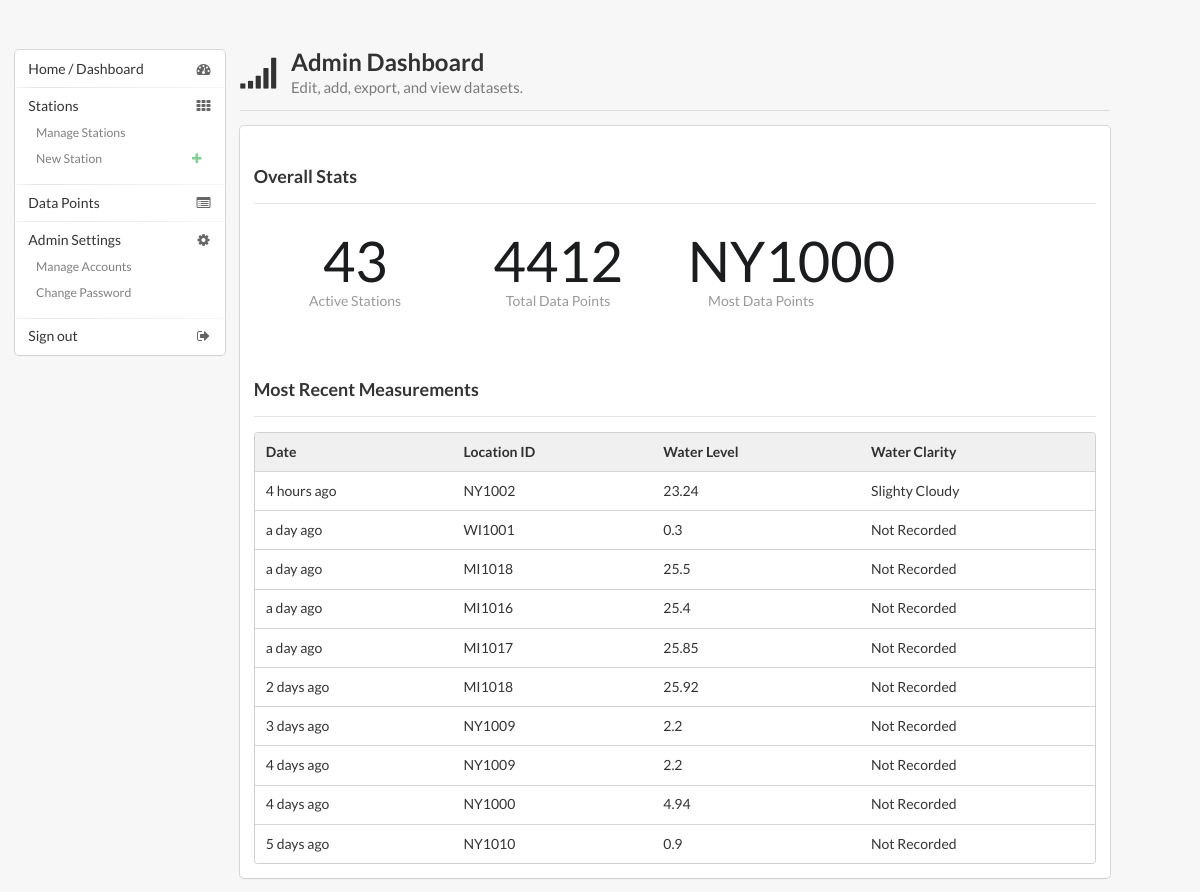
The page /admin (signed in) on the database its author committed.
### app/models/station.py (models this page shows, shortened)
class Station(db.Model):
    __tablename__ = 'stations'
    id = db.Column(db.Integer, primary_key=True)
    state = db.Column(db.String(80), unique=True)
    id_number = db.Column(db.Integer)
    name = db.Column(db.String(160), unique=True)
    long_name = db.Column(db.String(160))
    latitude = db.Column(db.Float)
    longitude = db.Column(db.Float)
    online = db.Column(db.Boolean, default=True)
    data_points = relationship("Data", backref='stations', lazy="joined")

### app/models/data.py (models this page shows, shortened)
class Data(db.Model):
    id = db.Column(db.Integer, primary_key=True)
    station_id = db.Column(db.Integer, db.ForeignKey('stations.id'))
    water_level = db.Column(db.Float)
    water_clarity = db.Column(db.Integer)
    image = db.Column(db.String)
    created_at = db.Column(ArrowType, default=arrow.now)

### app/__init__.py (the view)
@app.route('/admin')
@login_required
def admin_home():
    active_stations = Station.query.filter_by(online=True).count()
    data_points_count = Data.query.count()
    most_active = Station.query.filter(or_(and_(func.length(Station.data_points) > 0))).first()
    data_points = Data.query.order_by(Data.created_at.desc()).limit(10)
    return render_template("admin_home.jinja", active_stations=active_stations,
                           total_data_count=data_points_count,
                           most_data=most_active.name,
                           data_points=data_points)

### app/__init__.py (called while the page is built)
def humanize_arrow(stamp):
    t = arrow.get(stamp)
    return t.humanize()

def water_color(color):
    w = WaterColor(color)
    return w.get_color()

def get_station(id):
    return Station.query.get(id)

@login_manager.user_loader
def load_user(id):
    return User.query.get(id)

### app/lib/water_color.py (called while the page is built)
    def get_color(self):
        return self.current_color

### app/templates/admin_home.jinja (shortened to what this page needs)
{% extends "layout.jinja" %}
{% block title_icon %}wifi icon{% endblock %}
{% block page_title %}Admin Dashboard{% endblock %}
{% block sub_title %}Edit, add, export, and view datasets.{% endblock %}
{% block content %}
    {{ super() }}
    <div class="ui segment">
        <h3>Overall Stats</h3>
        <div class="ui divider"></div>
        <div class="ui statistics grid">
            <div class="five wide column statistic">
                <div class="value">
                    {{ active_stations }}
                </div>
                <div class="label">
                    Active Stations
                </div>
            </div>
            <div class="five wide column statistic">
                <div class="value">
                    {{ total_data_count }}
                </div>
                <div class="label">
                    Total Data Points
                </div>
            </div>
            <div class="five wide column statistic">
                <div class="value">
                    {{ most_data }}
                </div>
                <div class="label">
                    Most Data Points
                </div>
            </div>
        </div>
        <h3>Most Recent Measurements</h3>
        <div class="ui divider"></div>
        <table class="ui table">
            <thead>
                <tr>
                    <th>Date</th>
                    <th>Location ID</th>
                    <th>Water Level</th>
                    <th>Water Clarity</th>
                </tr>
            </thead>
            <tbody>
                {% for point in data_points %}
                <tr>
                    <td>{{ point.created_at|humanize }}</td>
                    <td>{{ (point.station_id|get_station).name }}</td>
                    <td>{{ point.water_level }}</td>
                    <td>{{ point.water_clarity|water_color }}</td>
                </tr>
                {% endfor %}
            </tbody>
        </table>
    </div>
{% endblock %}

### app/templates/layout.jinja (shortened to what this page needs)
<!DOCTYPE html>
<html>
    <head>
        {% block head %}
        <link rel="stylesheet" type="text/css" href="/static/dist/css/semantic.min.css">
        <link rel="stylesheet" type="text/css" href="/static/dist/css/admin.css">
        {% endblock %}
    </head>
    <body>
        <div class="container admin">
            <div class="ui grid">
                <div class="three wide column">
                    {% block navigation %}
                        <div class="ui vertical menu">
                            <a class="item">
                                <i class="dashboard icon"></i> Home / Dashboard
                            </a>
                            <div class="item">
                                <i class="grid layout icon"></i> Stations
                                <div class="menu">
                                    <a class="item">Manage Stations</a>
                                    <a class="item green"><i class="add icon green"></i> New Station</a>
                                </div>
                               </div>
                            <a class="item" href="{{ url_for("admin_data") }}">
                                <i class="browser icon"></i> Data Points
                            </a>
                            <div class="item">
                                <i class="setting icon"></i> Admin Settings
                                <div class="menu">
                                  <a class="item" href="{{ url_for("new_admin") }}">Manage Accounts</a>
                                  <a class="item">Change Password</a>
                                </div>
                            </div>
                            <a class="item" href="{{ url_for("logout") }}">
                                <i class="sign out icon"></i> Sign out
                            </a>
                        </div>
                    {% endblock %}
                </div>
                <div class="twelve wide column">
                    {% block content %}
                        <h2 class="ui header">
                            <i class="{% block title_icon %}{% endblock %}"></i>
                            <div class="content">
                                {% block page_title %}{% endblock %}
                                <div class="sub header">
                                    {% block sub_title %}{% endblock %}
                                </div>
                            </div>
                        </h2>
                        <div class="ui divider"></div>
                    {% endblock %}
                </div>
            </div>
        </div>
    </body>
</html>

### rows shown on the page
Station: name "NY1000"
Station: name "NY1002"
Data: created_at "a day ago", water_level "0.3", water_clarity|water_color "Not Recorded"
Station: name "WI1001"
Data: created_at "a day ago", water_level "25.5", water_clarity|water_color "Not Recorded"
Station: name "MI1018"
Data: created_at "a day ago", water_level "25.4", water_clarity|water_color "Not Recorded"
Station: name "MI1016"
Data: created_at "a day ago", water_level "25.85", water_clarity|water_color "Not Recorded"
Station: name "MI1017"
Data: created_at "2 days ago", water_level "25.92", water_clarity|water_color "Not Recorded"
Data: created_at "3 days ago", water_level "2.2", water_clarity|water_color "Not Recorded"
Station: name "NY1009"
Data: created_at "4 days ago", water_level "2.2", water_clarity|water_color "Not Recorded"
Data: created_at "4 days ago", water_level "4.94", water_clarity|water_color "Not Recorded"
Data: created_at "5 days ago", water_level "0.9", water_clarity|water_color "Not Recorded"
Station: name "NY1010"

### other values the page prints
{{ active_stations }} "43"
{{ total_data_count }} "4412"
{{ point.created_at|humanize }} "4 hours ago"
{{ point.water_level }} "23.24"
{{ point.water_clarity|water_color }} "Slighty Cloudy"
